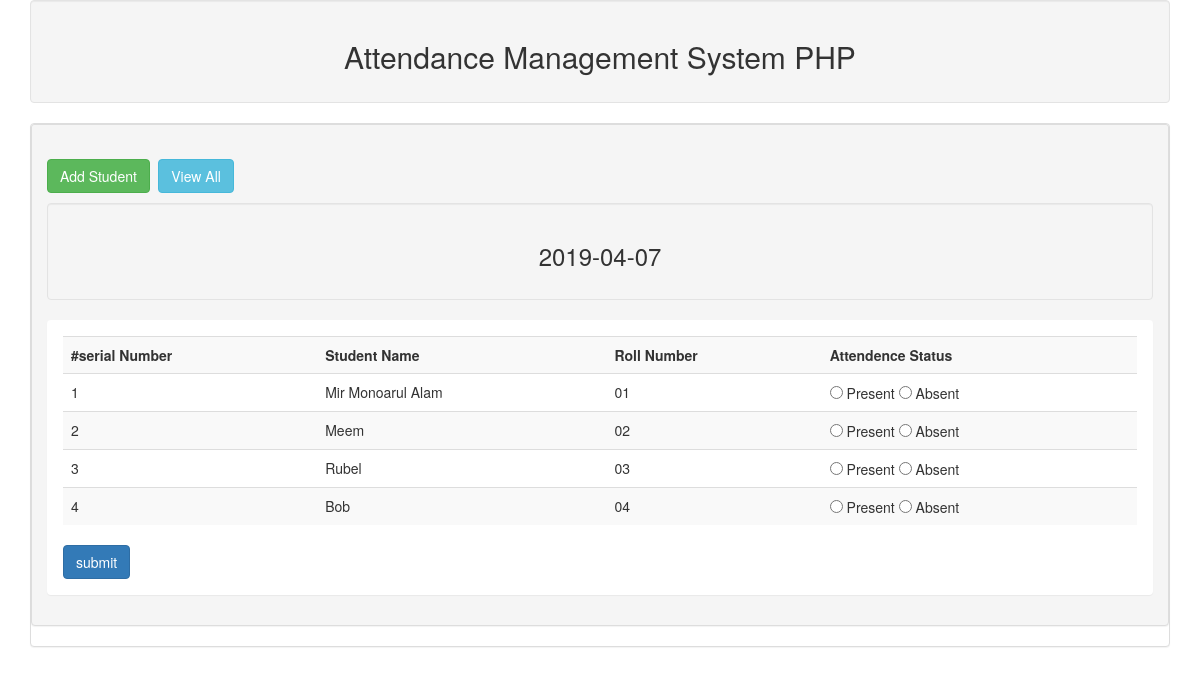
The page / on the database its author committed.
### tables this page shows
CREATE TABLE `attendance` (
  `id` int(11) NOT NULL,
  `studnet_name` varchar(255) NOT NULL,
  `roll_number` varchar(255) NOT NULL
);

### index.php (the view, shortened to what this page needs)
<?php
include("db.php");
include("header.php");
 ?>
 <div class="panel panel-default">
 	<div class="panel panel-heading">
 		<h2>
 		<a class="btn btn-success" href="add.php">Add Student</a>
 		<a class="btn btn-info" href="view_all.php">View All</a>
 		</h2>
 		<div class="well text-center"><h3><?php echo date("Y-m-d"); ?></h3></div>
 		<div class="panel panel-body">
 			<form action="index.php" method="post">
 				<table class="table table-striped">
 					<tr>
 					<th>#serial Number</th>
 					<th>Student Name</th>
 					<th>Roll Number</th>
 					<th>Attendence Status</th>
 					</tr>
 					<?php
 					$result=mysqli_query($con,"select * from attendance");
 					$serialnumber=0;
 					$counter=0;
 					while ($row=mysqli_fetch_array($result)) {
 						$serialnumber++;
 						?>
 						<tr>
 						<td><?php echo $serialnumber; ?></td>
 						<td><?php echo $row['studnet_name']; ?></td>
 						<td><?php echo $row['roll_number']; ?></td>
 						<td>
 							<input type="radio" name="attendance_status[<?php echo $counter; ?>]" value="Present"> Present
 							<input type="radio" name="attendance_status[<?php echo $counter; ?>]" value="Absent"> Absent
 						</td>
 						</tr>
 						<?php
 						$counter++;
 					}
 					?>
 				</table>
 				<input type="submit" name="submit" value="submit" class="btn btn-primary">
 			</form>
 		</div>
 	</div>
 </div>

### rows shown on the page
attendance: studnet_name "Mir Monoarul Alam", roll_number "01"
attendance: studnet_name "Meem", roll_number "02"
attendance: studnet_name "Rubel", roll_number "03"
attendance: studnet_name "Bob", roll_number "04"
